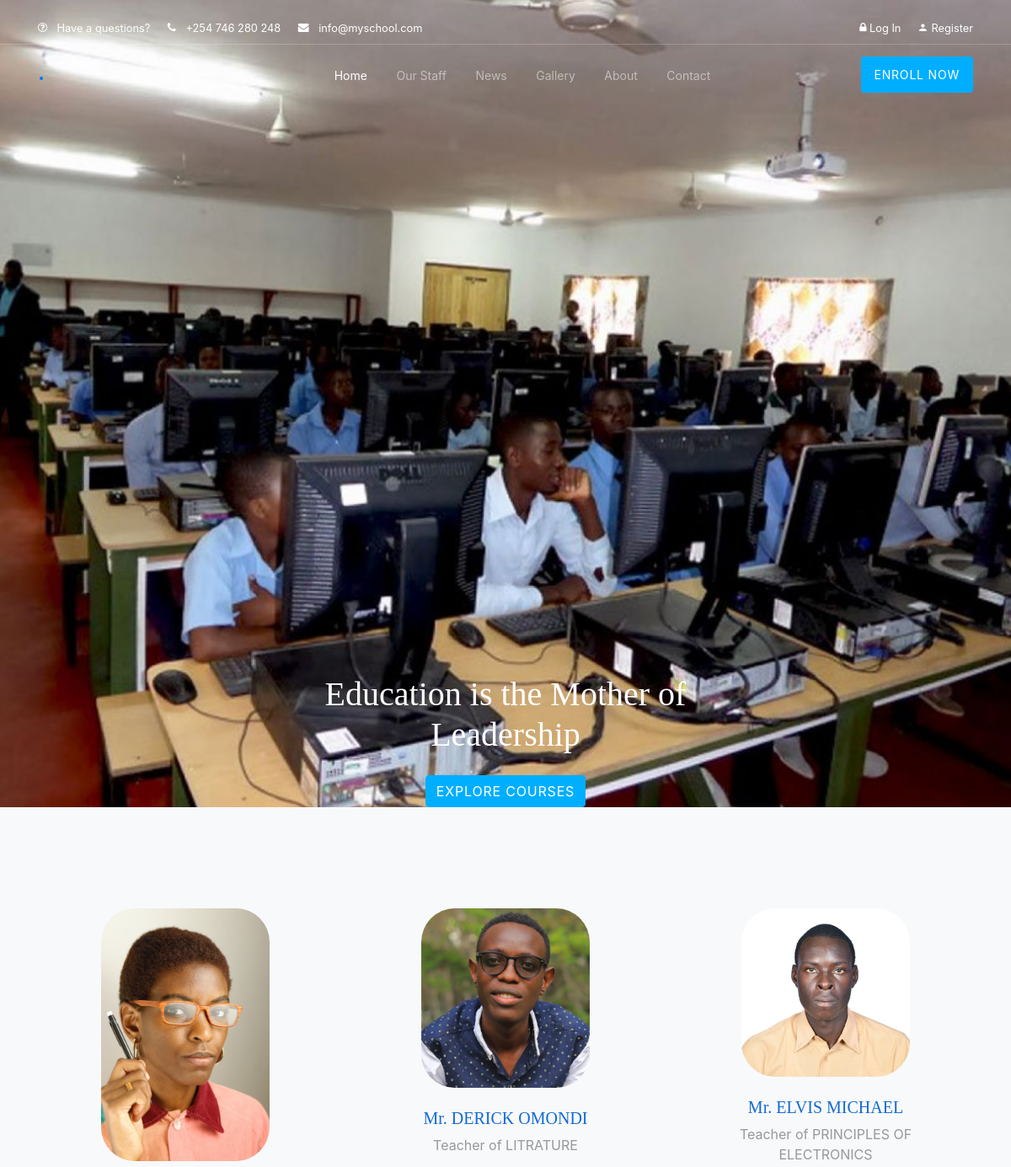
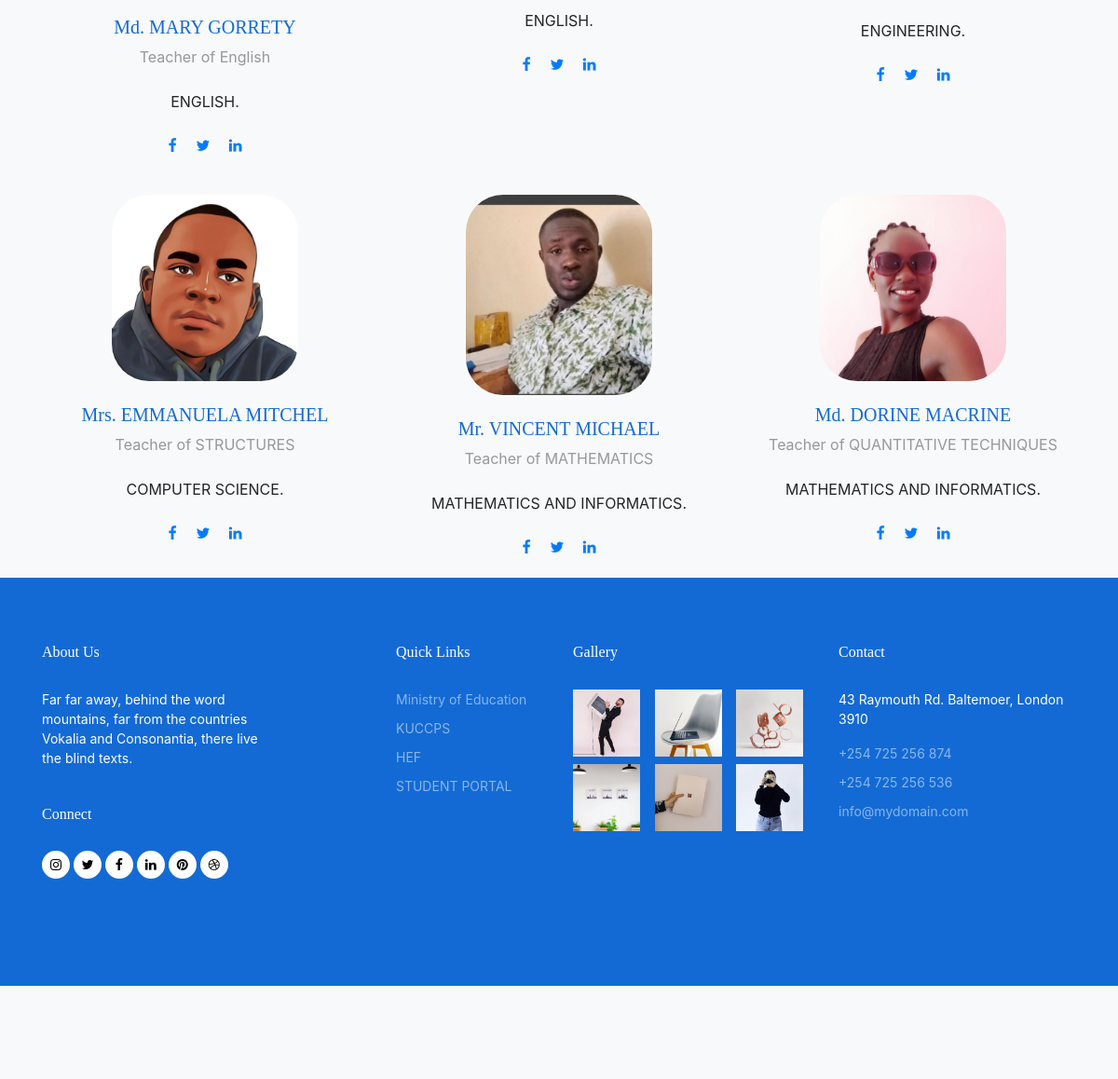
Screenshot of /staff with the database file from the repository (2 pictures, top to bottom).
### school/models.py (models this page shows, shortened)
class staffs(models.Model):
    name = models.CharField(max_length=100, blank=False)
    subject = models.CharField(max_length=100, blank=False)
    description = models.CharField(max_length=100, blank=False)
    image = models.ImageField(upload_to="upload/staff", )

### school/views.py (the view)
# urls.py: path('staff', views.staff),
def staff(request):
    slides = staffs.objects.all()
    return render(request, 'staff.html', {'navbar': 'staffs', 'slides': slides})

### school/templates/staff.html (shortened to what this page needs)
{% extends 'layout.html' %}
{% load static %}
{% block body %}
  <div class="untree_co-section bg-light">
    <div class="container">
      <div class="row">
          {% for slide in slides %}
        <div class="col-12 col-sm-6 col-md-6 mb-4 mb-lg-0 col-lg-4" data-aos="fade-up" data-aos-delay="0">
          <div class="staff text-center">
            <div class="mb-4"><img src="/media/{{ slide.image }}" alt="Image" class="img-fluid"></div>
            <div class="staff-body">
              <h3 class="staff-name">{{ slide.name }}</h3>
              <span class="d-block position mb-4">Teacher of {{ slide.subject }}</span>
              <p class="mb-4">{{ slide.description }}.</p>
              <div class="social">
                <a href="#" class="mx-2"><span class="icon-facebook"></span></a>
                <a href="#" class="mx-2"><span class="icon-twitter"></span></a>
                <a href="#" class="mx-2"><span class="icon-linkedin"></span></a>
              </div>
            </div>
          </div> </div>{% endfor %}
        </div>
      </div>
   <div class="site-footer">
    <div class="container">
      <div class="row">
        <div class="col-lg-3 mr-auto">
          <div class="widget">
            <h3>About Us<span class="text-primary">.</span> </h3>
            <p>Far far away, behind the word mountains, far from the countries Vokalia and Consonantia, there live the blind texts.</p>
          </div>
          <div class="widget">
            <h3>Connect</h3>
            <ul class="list-unstyled social">
              <li><a href="#"><span class="icon-instagram"></span></a></li>
              <li><a href="#"><span class="icon-twitter"></span></a></li>
              <li><a href="#"><span class="icon-facebook"></span></a></li>
              <li><a href="#"><span class="icon-linkedin"></span></a></li>
              <li><a href="#"><span class="icon-pinterest"></span></a></li>
              <li><a href="#"><span class="icon-dribbble"></span></a></li>
            </ul>
          </div>
        </div>
        <div class="col-lg-2 ml-auto">
          <div class="widget">
            <h3>Quick Links</h3>
            <ul class="list-unstyled float-left links">
              <li><a href="#">Ministry of Education</a></li>
              <li><a href="#">KUCCPS</a></li>
              <li><a href="#">HEF</a></li>
              <li><a href="#">STUDENT PORTAL</a></li>
            </ul>
          </div>
        </div>
        <div class="col-lg-3">
          <div class="widget">
            <h3>Gallery</h3>
            <ul class="instafeed instagram-gallery list-unstyled">
              <li><a class="instagram-item" href="{% static 'images/gal_1.jpg' %}" data-fancybox="gal"><img src="{% static 'images/gal_1.jpg' %}" alt="" width="72" height="72"></a>
              </li>
              <li><a class="instagram-item" href="{% static 'images/gal_2.jpg' %}" data-fancybox="gal"><img src="{% static 'images/gal_2.jpg' %}" alt="" width="72" height="72"></a>
              </li>
              <li><a class="instagram-item" href="{% static 'images/gal_3.jpg' %}" data-fancybox="gal"><img src="{% static 'images/gal_3.jpg' %}" alt="" width="72" height="72"></a>
              </li>
              <li><a class="instagram-item" href="{% static 'images/gal_4.jpg' %}" data-fancybox="gal"><img src="{% static 'images/gal_4.jpg' %}" alt="" width="72" height="72"></a>
              </li>
              <li><a class="instagram-item" href="{% static 'images/gal_5.jpg' %}" data-fancybox="gal"><img src="{% static 'images/gal_5.jpg' %}" alt="" width="72" height="72"></a>
              </li>
              <li><a class="instagram-item" href="{% static 'images/gal_6.jpg' %}" data-fancybox="gal"><img src="{% static 'images/gal_6.jpg' %}" alt="" width="72" height="72"></a>
              </li>
            </ul>
          </div>
        </div>
        <div class="col-lg-3">
          <div class="widget">
            <h3>Contact</h3>
            <address>43 Raymouth Rd. Baltemoer, London 3910</address>
            <ul class="list-unstyled links mb-4">
              <li><a href="tel://11234567890">+254 725 256 874</a></li>
              <li><a href="tel://11234567890">+254 725 256 536</a></li>
              <li><a href="mailto:info@mydomain.com">info@mydomain.com</a></li>
            </ul>
          </div>
        </div>
      </div>
      </div>
    </div>
  </body>
  </html>
{% endblock %}

### school/static/css/style.css (style rules this page uses)
body { font-family: "Inter", sans-serif; line-height: 1.6; background-color: #ffffff; overflow-x: hidden; font-size: 16px; color: #666; }
body:before { content: ""; position: fixed; top: 0; left: 0; z-index: 99; right: 0; bottom: 0; background: rgba(0, 0, 0, 0.2); opacity: 0; visibility: hidden; -webkit-transition: .3s all ease; -o-transition: .3s all ease; transition: .3s all ease; }
a { color: #136ad5; -webkit-transition: .3s all ease; -o-transition: .3s all ease; transition: .3s all ease; }
.text-primary { color: #136ad5 !important; }
h1, .h1, h2, .h2, h3, .h3, h4, .h4 { font-family: "Display Playfair", serif; color: #black; }
.untree_co-section { padding: 100px 0; position: relative; }
.instagram-gallery { display: -webkit-box; display: -ms-flexbox; display: flex; -ms-flex-wrap: wrap; flex-wrap: wrap; margin-bottom: -8px; margin-left: -8px; }
.instagram-gallery li { -ms-flex-preferred-size: 33.333%; flex-basis: 33.333%; max-width: 33.333%; padding-left: 8px; padding-bottom: 8px; }
.staff { padding: 20px; }
.staff img { border-radius: 40px; width: 200px; }
.staff h3 { font-size: 20px; color: #136ad5; }
.staff .position { color: rgba(52, 58, 64, 0.5); }
.site-footer { background: #136ad5; font-size: 14px; color: #ffffff; padding: 70px 0; }
.site-footer a { color: #ffffff; position: relative; display: inline-block; }
.site-footer .widget { margin-bottom: 40px; display: block; position: relative; z-index: 1; }
.site-footer .widget h3 { font-size: 16px; color: #ffffff; margin-bottom: 30px; }
.site-footer .widget .links { width: 150px; }
.site-footer .widget .links li { margin-bottom: 10px; }
.site-footer .widget .links li a { color: rgba(255, 255, 255, 0.5); }
.site-footer .social li { display: inline-block; }
.site-footer .social li a { display: inline-block; width: 30px; height: 30px; position: relative; background-color: #ffffff; border-radius: 50%; color: #000000; }
.site-footer .social li a:before { display: none; }
.site-footer .social li a > span { position: absolute; top: 50%; left: 50%; -webkit-transform: translate(-50%, -50%); -ms-transform: translate(-50%, -50%); transform: translate(-50%, -50%); }

### rows the page displays
staffs: image (picture), name "Md. MARY GORRETY", subject "English", description "ENGLISH"
staffs: image (picture), name "Mr. DERICK OMONDI", subject "LITRATURE", description "ENGLISH"
staffs: image (picture), name "Mr. ELVIS MICHAEL", subject "PRINCIPLES OF ELECTRONICS", description "ENGINEERING"
staffs: image (picture), name "Mrs. EMMANUELA MITCHEL", subject "STRUCTURES", description "COMPUTER SCIENCE"
staffs: image (picture), name "Mr. VINCENT MICHAEL", subject "MATHEMATICS", description "MATHEMATICS AND INFORMATICS"
staffs: image (picture), name "Md. DORINE MACRINE", subject "QUANTITATIVE TECHNIQUES", description "MATHEMATICS AND INFORMATICS"
